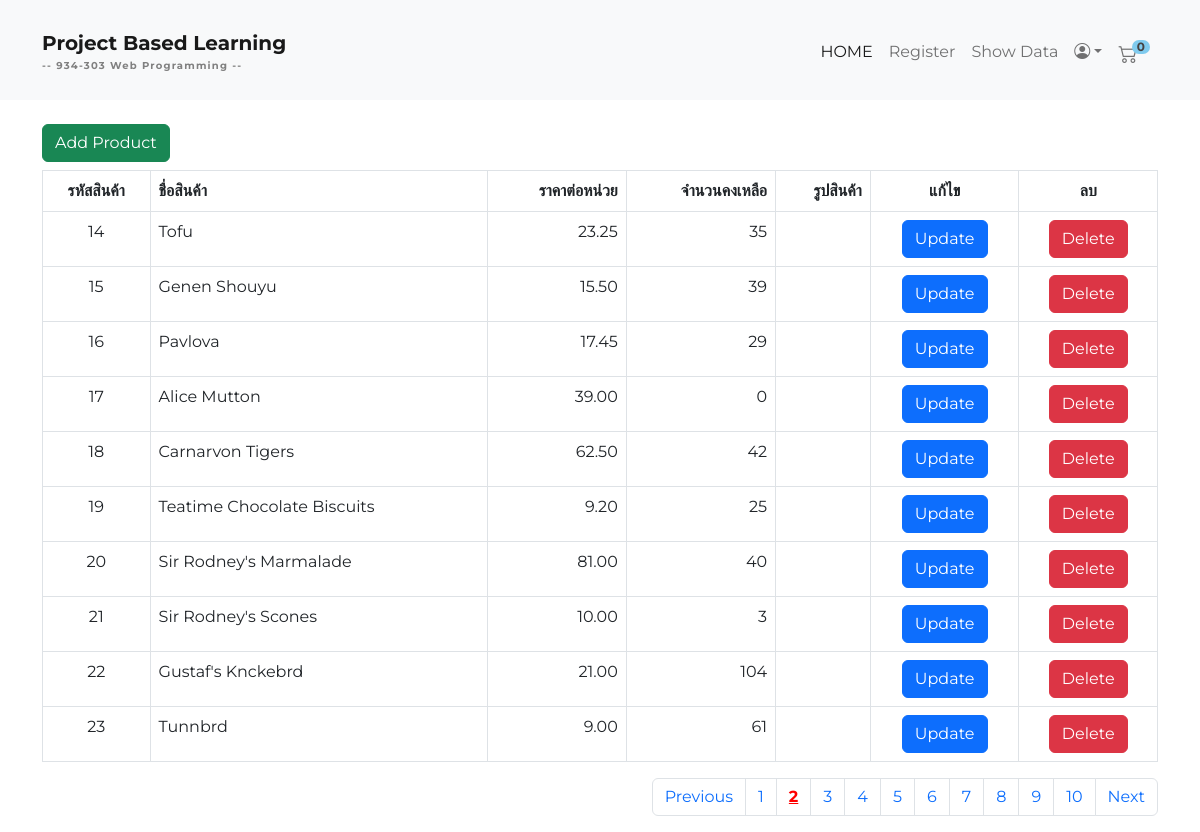
The page /showproduct.php?n=2 (signed in) on the database its author committed.
### tables this page shows
CREATE TABLE `products` (
  `ProductID` int(11) NOT NULL,
  `ProductName` varchar(40) NOT NULL,
  `SupplierID` int(11) DEFAULT NULL,
  `CategoryID` int(11) DEFAULT NULL,
  `QuantityPerUnit` varchar(20) DEFAULT NULL,
  `UnitPrice` decimal(10,4) DEFAULT 0.0000,
  `UnitsInStock` smallint(2) DEFAULT 0,
  `UnitsOnOrder` smallint(2) DEFAULT 0,
  `ReorderLevel` smallint(2) DEFAULT 0,
  `Discontinued` bit(1) NOT NULL DEFAULT b'0',
  `productPic` varchar(100) DEFAULT NULL
);

### showproduct.php (the view, shortened to what this page needs)
<?php
include 'connectDB.php';
if (isset($_SESSION['userid'])) {
$sql = "select * from products order by productID";
$rs = $con->query($sql);
$count_row = mysqli_num_rows($rs);
if (isset($_GET['n'])) {
    $n = $_GET['n'];
} else {
    $n = 1;
}
$itemsPerPage = 10;
$numPages = ceil($count_row / $itemsPerPage);
$start = ($n - 1) * $itemsPerPage;
$sql2 = "select * from products p, categories c where p.CategoryID = c.CategoryID order by ProductID limit {$start},  {$itemsPerPage}";
$result2 = $con->query($sql2);
?>
<!doctype html>
<html lang="en">
<head>
    <link href="https://cdn.jsdelivr.net/npm/bootstrap@5.2.1/dist/css/bootstrap.min.css" rel="stylesheet"
>
    <link rel="stylesheet" href="style.css">
</head>
<body>
    <?php include 'header.php' ?>
    <div class="container">
        <?php
        if ($count_row > 0) {
        ?>
        <div class="row mb-2">
            <div class="col-md-3">
                <a class=" btn btn-success" href="productForm.php" role="button">Add Product</a>
            </div>
        </div>
        <table class="table table-bordered">
            <thead>
                <tr>
                    <th scope="col" class="text-center">รหัสสินค้า</th>
                    <th scope="col" class="text-start">ชื่อสินค้า</th>
                    <th scope="col" class="text-end">ราคาต่อหน่วย</th>
                    <th scope="col" class="text-end">จำนวนคงเหลือ</th>
                    <th scope="col" class="text-end">รูปสินค้า</th>
                    <th scope="col" class="text-center">แก้ไข</th>
                    <th scope="col" class="text-center">ลบ</th>
                </tr>
            </thead>
            <tbody>
                <?php
                    while ($result = $result2->fetch_assoc()) {
                    ?>
                <tr>
                    <td class="text-center"><?php echo $result['ProductID']; ?></td>
                    <td class="text-start"><?php echo $result['ProductName']; ?></td>
                    <td class="text-end">
                        <?php echo number_format($result['UnitPrice'], 2); ?>
                    </td>
                    <td class="text-end"><?php echo $result['UnitsInStock']; ?></td>
                    <td>
                    </td>
                    <td class="text-center"><a class=" btn btn-primary"
                            href="editproduct.php?productid=<?php echo $result['ProductID']; ?>"
                            role="button">Update</a>
                    </td>
                    <td class="text-center"><a class="btn btn-danger"
                            href="deleteProduct.php?productid=<?php echo $result['ProductID']; ?>" role="button"
                            onclick="return confirm('Are you sure you want to delete this item?');">Delete</a></td>
                </tr>
                <?php
                    }
                    ?>
            </tbody>
        </table>
        <?php
        }
        ?>
        <nav aria-label="Page navigation example">
            <ul class=" pagination justify-content-end">
                <?php
                if ($n > 1) {
                    echo
                    "<li class='page-item'>
                            <a class='page-link' href='showproduct.php?n=" . ($n - 1) . "'>Previous</a>
                        </li>";
                } else {
                    echo
                    "<li class='page-item'>
                            <a class='page-link' href='showproduct.php?n=1'>Previous</a>
                        </li>";
                }
                $i = 1;
                while ($i <= $numPages) {
                    if ($i == $n) {
                        echo
                        "<li class='page-item'>
                                <a class='page-link currentpage' href='showproduct.php?n=" . $i . "'>" . $i . "</a>
                        </li>";
                    } else {
                        echo
                        "<li class='page-item'>
                                <a class='page-link' href='showproduct.php?n=" . $i . "'>" . $i . "</a>
                        </li>";
                    }
                    $i++;
                }
                if ($n < $numPages) {
                    echo
                    "<li class='page-item'>
                                <a class='page-link' href='showproduct.php?n=" .  ($n + 1) . "'>Next</a>
                            </li>";
                } else {
                    echo
                    "<li class='page-item'>
                                <a class='page-link' href='showproduct.php?n=" . $numPages  . "'>Next</a>
                            </li>";
                }
                ?>
            </ul>
        </nav>
    </div>
</body>
</html>
<?php
}else{
    header("Location:login.php");
}
?>

### style.css (style rules this page uses)
body { font-family: 'Montserrat', sans-serif; }
.currentpage { color:red; font-weight: bold; text-decoration: underline; }

### rows shown on the page
products: ProductID "14", ProductName "Tofu", UnitPrice "23.25", UnitsInStock "35"
products: ProductID "15", ProductName "Genen Shouyu", UnitPrice "15.50", UnitsInStock "39"
products: ProductID "16", ProductName "Pavlova", UnitPrice "17.45", UnitsInStock "29"
products: ProductID "17", ProductName "Alice Mutton", UnitPrice "39.00", UnitsInStock "0"
products: ProductID "18", ProductName "Carnarvon Tigers", UnitPrice "62.50", UnitsInStock "42"
products: ProductID "19", ProductName "Teatime Chocolate Biscuits", UnitPrice "9.20", UnitsInStock "25"
products: ProductID "20", ProductName "Sir Rodney's Marmalade", UnitPrice "81.00", UnitsInStock "40"
products: ProductID "21", ProductName "Sir Rodney's Scones", UnitPrice "10.00", UnitsInStock "3"
products: ProductID "22", ProductName "Gustaf's Knckebrd", UnitPrice "21.00", UnitsInStock "104"
products: ProductID "23", ProductName "Tunnbrd", UnitPrice "9.00", UnitsInStock "61"

### other values the page prints
$totalItem "0"
